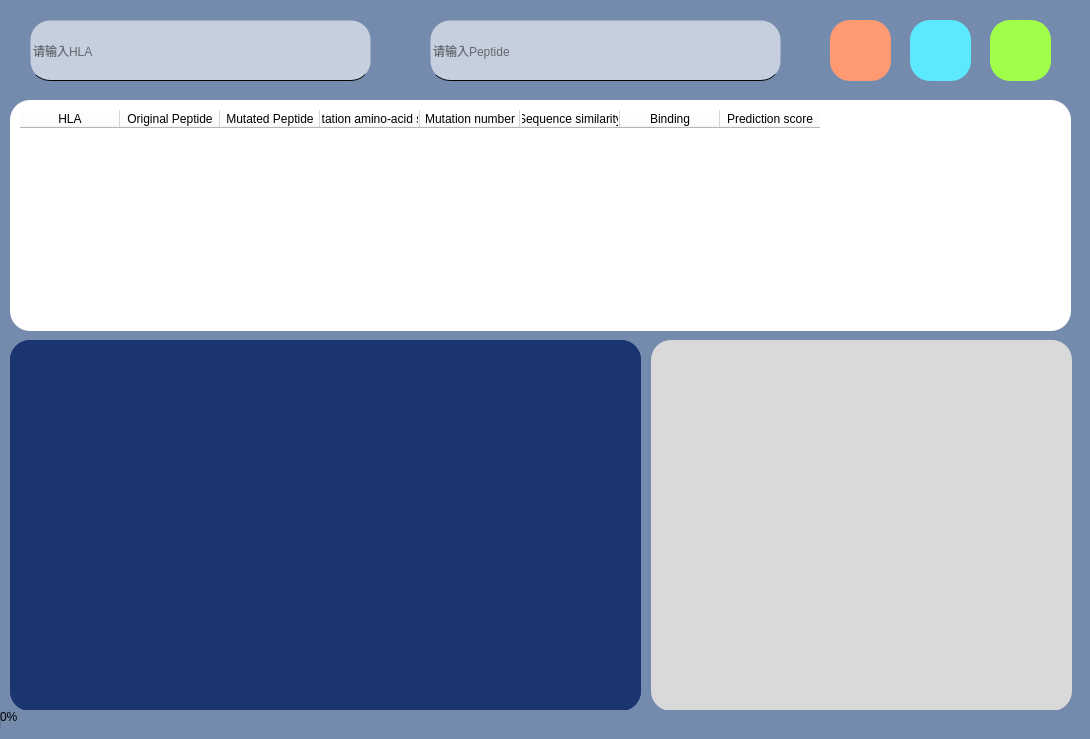
   <widget class="QWidget" name="aomp_page">
    <property name="styleSheet">
     <string notr="true">background-color:rgb(117, 139, 173);

border-radius:20px;</string>
    </property>
    <widget class="QLineEdit" name="inputHLA3">
     <property name="geometry">
      <rect>
       <x>30</x>
       <y>20</y>
       <width>341</width>
       <height>61</height>
      </rect>
     </property>
     <property name="styleSheet">
      <string notr="true">QLineEdit{
background-color: rgba(255, 255, 255,150);
border:1px solid rgba(0,0,0,0);
border-bottom-color:rgb(0,0,0);
font: 25 16pt &quot;Bahnschrift Light&quot;;
}
</string>
     </property>
     <property name="placeholderText">
      <string>请输入HLA</string>
     </property>
    </widget>
    <widget class="QLineEdit" name="inputPeptide2">
     <property name="geometry">
      <rect>
       <x>430</x>
       <y>20</y>
       <width>351</width>
       <height>61</height>
      </rect>
     </property>
     <property name="styleSheet">
      <string notr="true">QLineEdit{
background-color: rgba(255, 255, 255,150);
border:1px solid rgba(0,0,0,0);
border-bottom-color:rgb(0,0,0);
font: 25 16pt &quot;Bahnschrift Light&quot;;
}</string>
     </property>
     <property name="placeholderText">
      <string>请输入Peptide</string>
     </property>
    </widget>
    <widget class="QPushButton" name="AompExport">
     <property name="geometry">
      <rect>
       <x>910</x>
       <y>20</y>
       <width>61</width>
       <height>61</height>
      </rect>
     </property>
     <property name="toolTip">
      <string>导出数据</string>
     </property>
     <property name="styleSheet">
      <string notr="true">QWidget{
	border-image: url(:/icons/icons/save.png);

background-color:rgb(92, 233, 255);
}

QPushButton:hover{
	background-color: rgb(106, 106, 106);
}</string>
     </property>
     <property name="text">
      <string/>
     </property>
    </widget>
    <widget class="QPushButton" name="predictAomp">
     <property name="geometry">
      <rect>
       <x>830</x>
       <y>20</y>
       <width>61</width>
       <height>61</height>
      </rect>
     </property>
     <property name="toolTip">
      <string>预测</string>
     </property>
     <property name="whatsThis">
      <string>&lt;html&gt;&lt;head/&gt;&lt;body&gt;&lt;p&gt;&lt;br/&gt;&lt;/p&gt;&lt;/body&gt;&lt;/html&gt;</string>
     </property>
     <property name="styleSheet">
      <string notr="true">QWidget{
border-image: url(:/icons/icons/analysis.png);
background-color: rgb(255, 154, 114);
}

QPushButton:hover{
	background-color: rgb(106, 106, 106);
}</string>
     </property>
     <property name="text">
      <string/>
     </property>
    </widget>
    <widget class="QPushButton" name="AompRefresh">
     <property name="geometry">
      <rect>
       <x>990</x>
       <y>20</y>
       <width>61</width>
       <height>61</height>
      </rect>
     </property>
     <property name="toolTip">
      <string>清空</string>
     </property>
     <property name="styleSheet">
      <string notr="true">QWidget{
	border-image:url(:/icons/icons/清除_clear.png);
background-color: rgb(161, 255, 73);
}

QPushButton:hover{
	background-color: rgb(106, 106, 106);
}</string>
     </property>
     <property name="text">
      <string/>
     </property>
    </widget>
    <widget class="QTableWidget" name="aompResult">
     <property name="geometry">
      <rect>
       <x>20</x>
       <y>110</y>
       <width>1041</width>
       <height>221</height>
      </rect>
     </property>
     <property name="styleSheet">
      <string notr="true">background-color: rgb(255, 255, 255);
border-radius:20px;</string>
     </property>
     <property name="verticalScrollBarPolicy">
      <enum>Qt::ScrollBarAlwaysOff</enum>
     </property>
     <property name="horizontalScrollBarPolicy">
      <enum>Qt::ScrollBarAlwaysOff</enum>
     </property>
     <property name="editTriggers">
      <set>QAbstractItemView::NoEditTriggers</set>
     </property>
     <attribute name="verticalHeaderMinimumSectionSize">
      <number>30</number>
     </attribute>
     <attribute name="verticalHeaderDefaultSectionSize">
      <number>30</number>
     </attribute>
     <column>
      <property name="text">
       <string>HLA</string>
      </property>
     </column>
     <column>
      <property name="text">
       <string>Original Peptide</string>
      </property>
     </column>
     <column>
      <property name="text">
       <string>Mutated Peptide</string>
      </property>
     </column>
     <column>
      <property name="text">
       <string>Mutation amino-acid site</string>
      </property>
     </column>
     <column>
      <property name="text">
       <string>Mutation number</string>
      </property>
     </column>
     <column>
      <property name="text">
       <string>Sequence similarity</string>
      </property>
     </column>
     <column>
      <property name="text">
       <string>Binding</string>
      </property>
     </column>
     <column>
      <property name="text">
       <string>Prediction score</string>
      </property>
     </column>
    </widget>
    <widget class="QScrollArea" name="aompGraphArea">
     <property name="geometry">
      <rect>
       <x>10</x>
       <y>340</y>
       <width>631</width>
       <height>371</height>
      </rect>
     </property>
     <property name="styleSheet">
      <string notr="true">background-color: rgba(27, 53, 113,255);
border-radius:20px;</string>
     </property>
     <property name="verticalScrollBarPolicy">
      <enum>Qt::ScrollBarAlwaysOff</enum>
     </property>
     <property name="horizontalScrollBarPolicy">
      <enum>Qt::ScrollBarAlwaysOff</enum>
     </property>
     <property name="widgetResizable">
      <bool>true</bool>
     </property>
     <widget class="QWidget" name="scrollAreaWidgetContents_7">
      <property name="geometry">
       <rect>
        <x>0</x>
        <y>0</y>
        <width>631</width>
        <height>371</height>
       </rect>
      </property>
     </widget>
    </widget>
    <widget class="GraphicsLayoutWidget" name="aomphistogram" native="true">
     <property name="geometry">
      <rect>
       <x>659</x>
       <y>340</y>
       <width>411</width>
       <height>371</height>
      </rect>
     </property>
     <property name="styleSheet">
      <string notr="true">background-color: rgb(217, 217, 217);
border-radius:20px;</string>
     </property>
    </widget>
    <widget class="QLabel" name="aomp_result_back">
     <property name="geometry">
      <rect>
       <x>10</x>
       <y>100</y>
       <width>1061</width>
       <height>231</height>
      </rect>
     </property>
     <property name="styleSheet">
      <string notr="true">background-color: rgb(255, 255, 255);
</string>
     </property>
     <property name="text">
      <string/>
     </property>
    </widget>
    <widget class="QLabel" name="aomphistgramback">
     <property name="geometry">
      <rect>
       <x>651</x>
       <y>340</y>
       <width>421</width>
       <height>371</height>
      </rect>
     </property>
     <property name="styleSheet">
      <string notr="true">background-color: rgb(217, 217, 217);
</string>
     </property>
     <property name="text">
      <string/>
     </property>
    </widget>
    <widget class="QProgressBar" name="Aompprogress">
     <property name="geometry">
      <rect>
       <x>0</x>
       <y>710</y>
       <width>1081</width>
       <height>20</height>
      </rect>
     </property>
     <property name="value">
      <number>0</number>
     </property>
    </widget>
    <zorder>aomp_result_back</zorder>
    <zorder>aomphistgramback</zorder>
    <zorder>inputHLA3</zorder>
    <zorder>inputPeptide2</zorder>
    <zorder>AompExport</zorder>
    <zorder>predictAomp</zorder>
    <zorder>AompRefresh</zorder>
    <zorder>aompResult</zorder>
    <zorder>aompGraphArea</zorder>
    <zorder>aomphistogram</zorder>
    <zorder>Aompprogress</zorder>
   </widget>
